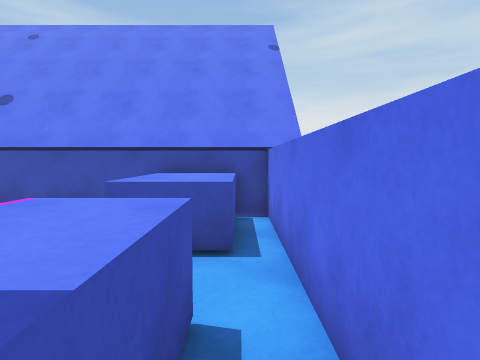
[1] (above)

13 first-person views from a walk through a Unity game level. The camera is 1.5 m above the floor, tilts 4° down and sees 80° across. The floor is counted in squares, 1 m on a side. Each view is taken from the middle of a square. On the plan, view 1 faces up. The plan holds only what a view shows up to about 14 squares ahead; the rest is blank. The place goes on beyond the plan. The player is left out.

[2]
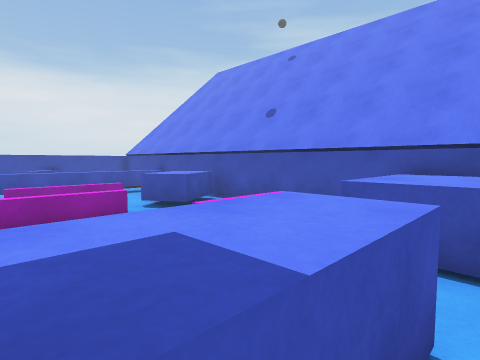

[3]
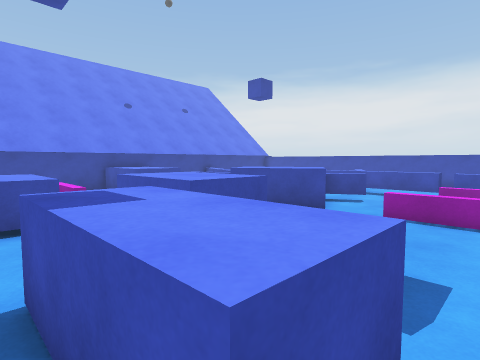

[4]
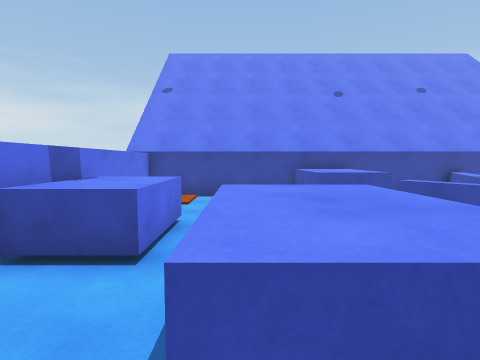

[5]
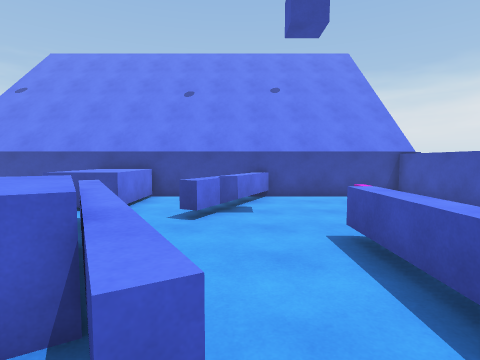

[6]
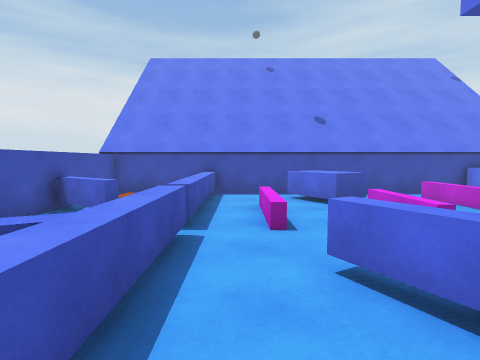

[7]
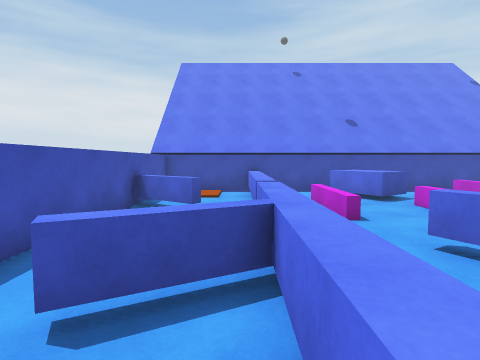

[8]
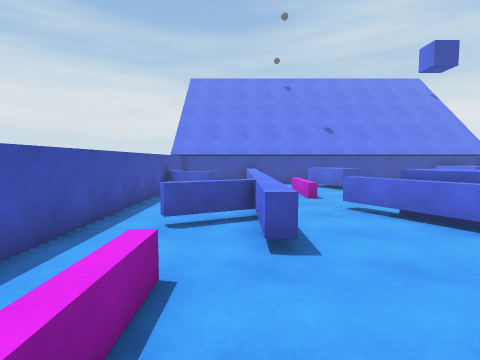

[9]
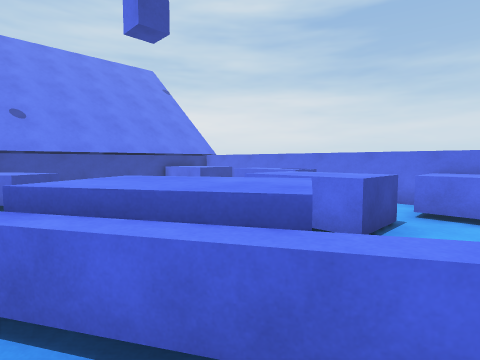

[10]
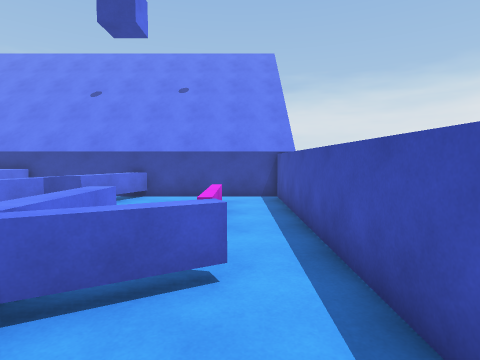

[11]
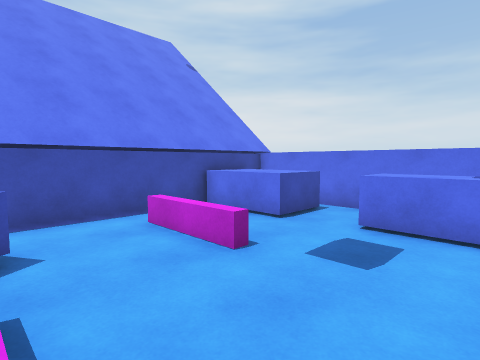

[12]
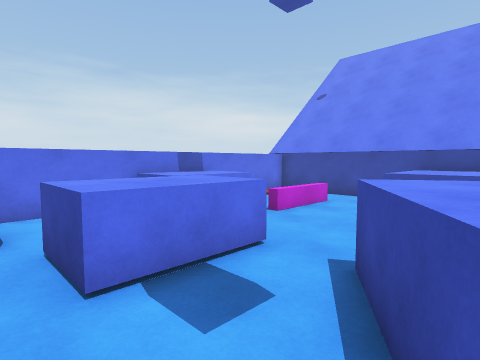

[13]
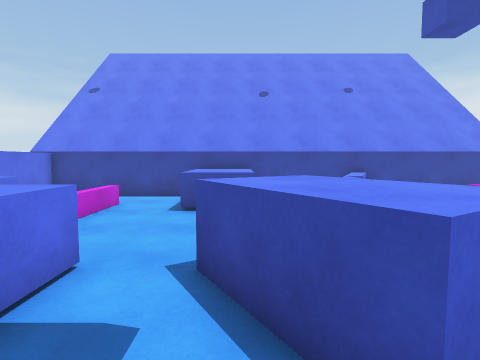

### Floor plan
Key: @ floor where view 1 was taken; # wall or solid block; . floor; = window, fence, low wall or low ledge; ^ raised ledge; B blue block.
Columns run from 18 left of view 1 to 1 right of it. Each row starts with its distance up from view 1.
  8 ####################
  7 #....^...B..... ^^^#
  6 #....^..BBB..^. ^^^#
  5 #....^...BB..^..^^^#
  4 #=...^.=.B...^.....#
  3 #=== ^.=..=........#
  2 #..= ^.=..=.....^^.#
  1 #.   ^.=..=.....^^.#
  0 #....^..........^^@#
 -1 #. ..^.==....^^^...#
 -2 #....^..^^^..^^^...#
 -3 #.=^^^..^^^^.^^^...#
 -4 #....^...^^^..^^.^^#
 -5 #....^...^^......^^#
 -6 #.........^......^^#
 -7 #..=....^.=^...=.^^#
 -8 #..=....^......=.. #
 -9 #..=...^^..^^^.=.. #
-10 #..=...^ ..^^^.=.. #
-11 #.....^^ ..^^^.... #
-12 ###########^^#######

Positions as (right, up) in squares from view 1, and headings:
1: (0, 0), facing up
2: (0, 0), facing up-left
3: (0, 3), facing down-left
4: (-3, 0), facing down
5: (-11, 0), facing down
6: (-12, -5), facing up
7: (-14, -6), facing up
8: (-14, -10), facing up
9: (-10, -6), facing up-right
10: (-16, 0), facing down
11: (-8, 0), facing up-right
12: (-8, 0), facing down-right
13: (-7, 0), facing down
